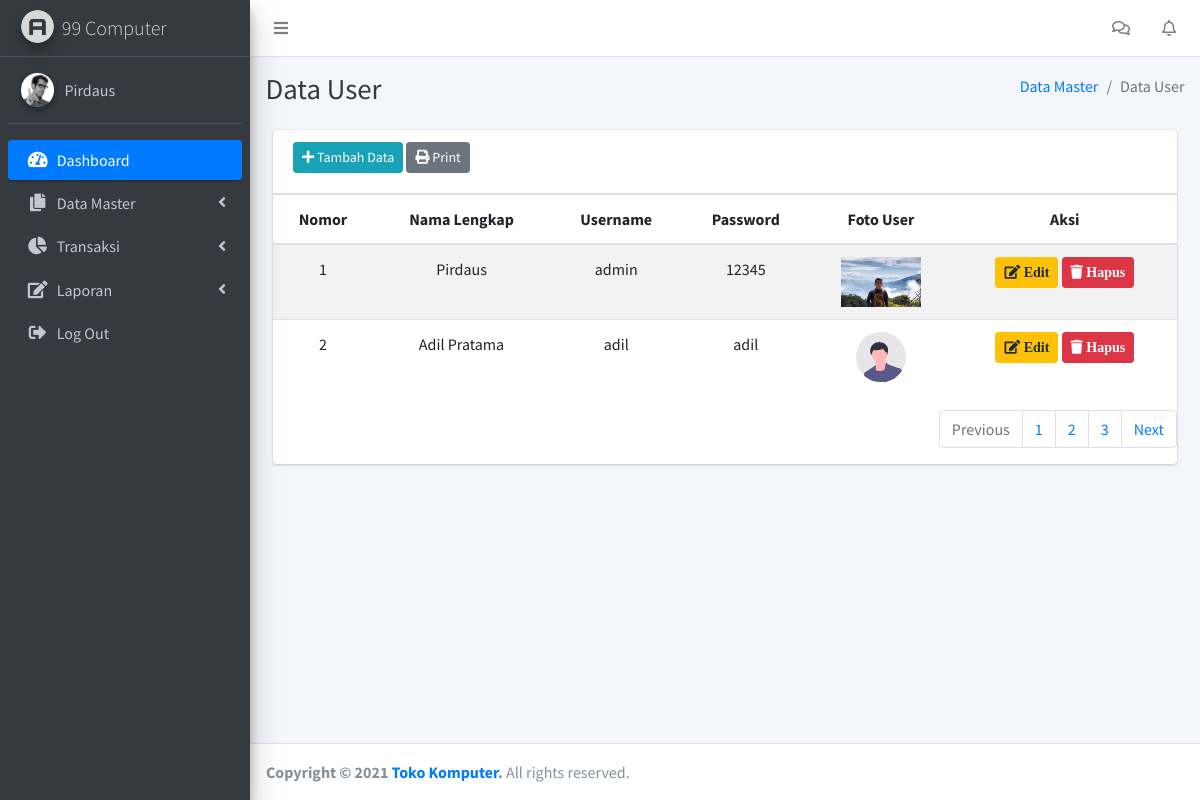
The page /admin/index.php?page=pages/user/index (signed in) on the database its author committed.
### tables this page shows
CREATE TABLE `tb_user` (
  `iduser` int(11) NOT NULL,
  `namauser` char(30) DEFAULT NULL,
  `username` varchar(30) DEFAULT NULL,
  `pasword` char(255) DEFAULT NULL,
  `fotouser` char(50) DEFAULT NULL
);

### admin/pages/user/index.php (the view, shortened to what this page needs)
<div class="content-header">
    <div class="container-fluid">
        <div class="row mb-2">
            <div class="col-sm-6">
                <h1 class="m-0 text-dark">Data User</h1>
            </div>
            <div class="col-sm-6">
                <ol class="breadcrumb float-sm-right">
                    <li class="breadcrumb-item"><a href="#">Data Master</a></li>
                    <li class="breadcrumb-item active">Data User</li>
                </ol>
            </div>
        </div>
    </div>
</div>
<section class="content">
    <div class="container-fluid">
        <section class="content">
            <div class="container-fluid">
                <div class="card">
                    <div class="card-header">
                        <button type="button" class="btn btn-info btn-sm mb-2" data-toggle="modal" data-target="#tambah"><i class="fa fa-plus"></i> Tambah Data</button>
                        <button type="button" class="btn btn-secondary btn-sm mb-2"> <i class="fas fa-print"></i> Print</button>
                    </div>
                    <table class="table table-striped table-hover" id="example1" bordered="10px">
                        <thead align="center">
                            <tr>
                                <th scope="col">Nomor</th>
                                <th scope="col">Nama Lengkap</th>
                                <th scope="col">Username</th>
                                <th scope="col">Password</th>
                                <th scope="col">Foto User</th>
                                <th scope="col">Aksi</th>
                            </tr>
                        </thead>
                        <tbody>
                            <?php
                            $no = 1;
                            $query_tampiluser = $koneksi->query("select * from tb_user ORDER BY iduser ASC");
                            while ($data = $query_tampiluser->fetch_assoc()) { ?>
                                <tr>
                                    <td align="center"> <?= $no++; ?> </td>
                                    <td align="center"> <?= $data["namauser"]; ?> </td>
                                    <td align="center"> <?= $data["username"]; ?> </td>
                                    <td align="center"> <?= $data["pasword"]; ?> </td>
                                    <td align="center"> <img src="asset/img/user/<?= $data["fotouser"]; ?>" alt="1.svg" width="80px" height="50px"> </td>
                                    <td align="center"">
                                        <a href=" ?page=pages/user/edit_user&idedit=<?= $data["iduser"] ?>" class="btn btn-warning btn-sm "><i class="fa fa-edit"> Edit</i></a>
                                        <a href="?page=pages/user/hapus_user&idhapus=<?= $data["iduser"] ?>" class="btn btn-danger btn-sm "><i class="fa fa-trash"> Hapus</i></a>
                                    </td>
                                </tr>
                            <?php
                            }
                            ?>
                        </tbody>
                    </table>
                    <nav aria-label="Page navigation example">
                        <ul class="pagination justify-content-end">
                            <li class="page-item disabled">
                                <a class="page-link" href="#" tabindex="-1" aria-disabled="true">Previous</a>
                            </li>
                            <li class="page-item"><a class="page-link" href="#">1</a></li>
                            <li class="page-item"><a class="page-link" href="#">2</a></li>
                            <li class="page-item"><a class="page-link" href="#">3</a></li>
                            <li class="page-item">
                                <a class="page-link" href="#">Next</a>
                            </li>
                        </ul>
                    </nav>
                </div>
            </div>
        </section>
    </div>
</section>

### admin/index.php (shortened to what this page needs)
<!DOCTYPE html>
<html>
<head>
    <?php include 'component/style.php'; ?>
</head>
<body class="hold-transition sidebar-mini layout-fixed">
    <div class="wrapper">
        <?php include 'component/navbar.php'; ?>
        <?php include 'component/sidebar.php'; ?>
        <div class="content-wrapper">
            <?php include 'content.php'; ?>
        </div>
        <?php include 'component/footer.php'; ?>
    </div>
</body>
</html>

### admin/component/style.php (shortened to what this page needs)
<link rel="stylesheet" href="asset/plugins/fontawesome-free/css/all.min.css">
<link rel="stylesheet" href="https://code.ionicframework.com/ionicons/2.0.1/css/ionicons.min.css">
<link rel="stylesheet" href="asset/plugins/tempusdominus-bootstrap-4/css/tempusdominus-bootstrap-4.min.css">
<link rel="stylesheet" href="asset/plugins/icheck-bootstrap/icheck-bootstrap.min.css">
<link rel="stylesheet" href="asset/plugins/jqvmap/jqvmap.min.css">
<link rel="stylesheet" href="asset/dist/css/adminlte.min.css">
<link rel="stylesheet" href="asset/plugins/overlayScrollbars/css/OverlayScrollbars.min.css">
<link rel="stylesheet" href="asset/plugins/daterangepicker/daterangepicker.css">
<link rel="stylesheet" href="asset/plugins/summernote/summernote-bs4.css">
<link rel="stylesheet" href="asset//plugins/fontawesome-free/css/all.min.css">
<link rel="stylesheet" href="asset/plugins/icheck-bootstrap/icheck-bootstrap.min.css">
<link rel="stylesheet" href="asset/dist/css/adminlte.min.css">
<link rel="stylesheet" href="asets/plugins/fontawesome-free/css/all.min.css">
<link rel="stylesheet" href="https://code.ionicframework.com/ionicons/2.0.1/css/ionicons.min.css">
<link rel="stylesheet" href="asets/plugins/icheck-bootstrap/icheck-bootstrap.min.css">
<link rel="stylesheet" href="asets/dist/css/adminlte.min.css">

### admin/component/navbar.php
<nav class="main-header navbar navbar-expand navbar-white navbar-light">
    <ul class="navbar-nav">
      <li class="nav-item">
        <a class="nav-link" data-widget="pushmenu" href="#" role="button"><i class="fas fa-bars"></i></a>
      </li>
    </ul>
    <ul class="navbar-nav ml-auto">
      <li class="nav-item dropdown">
        <a class="nav-link" data-toggle="dropdown" href="#">
          <i class="far fa-comments"></i>
        </a>
      </li>
      <li class="nav-item dropdown">
        <a class="nav-link" data-toggle="dropdown" href="#">
          <i class="far fa-bell"></i>
        </a>
      </li>
    </ul>
  </nav>

### admin/component/sidebar.php (shortened to what this page needs)
<aside class="main-sidebar sidebar-dark-primary elevation-4">
    <a href="index3.html" class="brand-link">
      <img src="asset/dist/img/AdminLTELogo.png" alt="AdminLTE Logo" class="brand-image img-circle elevation-3"
           style="opacity: .8">
      <span class="brand-text font-weight-light">99 Computer</span>
    </a>
    <div class="sidebar">
      <div class="user-panel mt-3 pb-3 mb-3 d-flex">
        <div class="image">
          <img src="asset/dist/img/user2-160x160.jpg" class="img-circle elevation-2" alt="User Image">
        </div>
        <div class="info">
          <a href="#" class="d-block"><?= $_SESSION['admin']['namauser'] ?></a>
        </div>
      </div>
      <nav class="mt-2">
        <ul class="nav nav-pills nav-sidebar flex-column" data-widget="treeview" role="menu" data-accordion="false">
          <li class="nav-item has-treeview menu-open">
            <a href="index.php" class="nav-link active">
              <i class="nav-icon fas fa-tachometer-alt"></i>
              <p>
                Dashboard
              </p>
            </a>
          </li>
          <li class="nav-item has-treeview">
            <a href="#" class="nav-link">
              <i class="nav-icon fas fa-copy"></i>
              <p>
                Data Master
                <i class="fas fa-angle-left right"></i>
              </p>
            </a>
          </li>
          <li class="nav-item has-treeview">
            <a href="#" class="nav-link">
              <i class="nav-icon fas fa-chart-pie"></i>
              <p>
               Transaksi
                <i class="right fas fa-angle-left"></i>
              </p>
            </a>
            <li class="nav-item has-treeview">
            <a href="#" class="nav-link">
              <i class="nav-icon fas fa-edit"></i>
              <p>
                Laporan
                <i class="fas fa-angle-left right"></i>
              </p>
            </a>
          </li>
          <li class="nav-item has-treeview">
            <a href="./logout.php" class="nav-link">
              <i class="nav-icon fas fa-sign-out-alt"></i>
              <p>
                Log Out
              </p>
            </a>
          </li>
        </ul>
      </nav>
    </div>
  </aside>

### admin/content.php
<?php
    if(!empty($_GET["page"])){
        include_once($_GET["page"]. ".php");
    }else{
        include "pages/home.php";
    }
?>

### admin/component/footer.php (shortened to what this page needs)
<footer class="main-footer">
    <strong>Copyright &copy; 2021 <a href="http://adminlte.io">Toko Komputer</a>.</strong>
    All rights reserved.
  </footer>

### rows shown on the page
tb_user: namauser "Pirdaus", username "admin", pasword "12345", fotouser (picture)
tb_user: namauser "Adil Pratama", username "adil", pasword "adil", fotouser (picture)

### other values the page prints
$_SESSION['admin']['namauser'] "Pirdaus"
